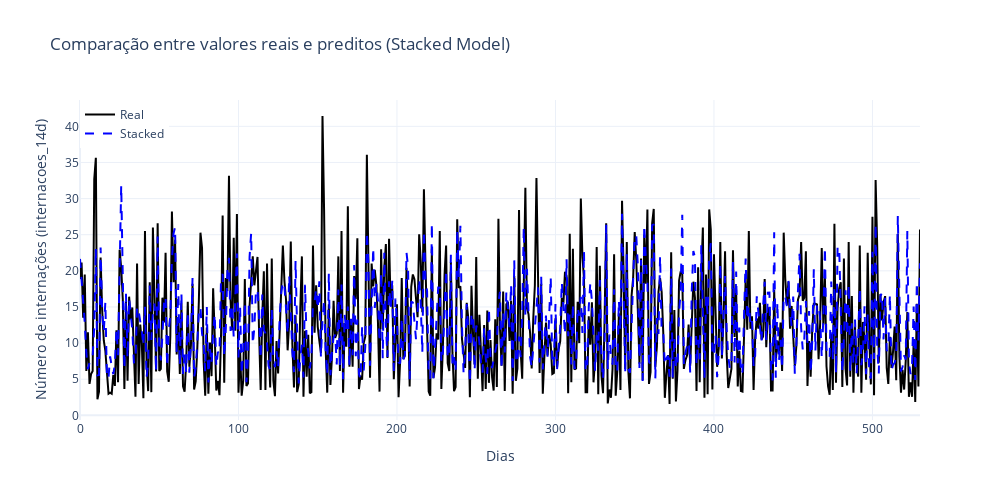

The cell this chart's notebook holds for it:
### Code cell
# Criação do gráfico interativo
fig = go.Figure()

# Linha real
fig.add_trace(go.Scatter(
    y=y_test,
    mode='lines',
    name='Real',
    line=dict(color='black', width=2)
))

# Linha predita pelo modelo Stacked
fig.add_trace(go.Scatter(
    y=stack_pred,
    mode='lines',
    name='Stacked',
    line=dict(dash='dash', color='blue')
))

# Layout do gráfico
fig.update_layout(
    title='Comparação entre valores reais e preditos (Stacked Model)',
    xaxis_title='Dias',
    yaxis_title='Número de internações (internacoes_14d)',
    legend=dict(x=0, y=1),
    hovermode='x unified',
    template='plotly_white',
    height=500,
    width=1000
)

fig.show()

### Figure 1 — Plotly figure (JSON) as saved in the notebook; plotly's stock layout.template omitted (floating-point values rounded to 4 significant figures; data arrays with more than 128 entries replaced by an {"elided": "..."} marker saying what was removed)
{"data": [{"line": {"color": "black", "width": 2}, "mode": "lines", "name": "Real", "type": "scatter", "y": {"elided": "531 float values"}}, {"line": {"color": "blue", "dash": "dash"}, "mode": "lines", "name": "Stacked", "type": "scatter", "y": {"elided": "531 float values"}}], "layout": {"height": 500, "hovermode": "x unified", "legend": {"x": 0, "y": 1}, "title": {"text": "Comparação entre valores reais e preditos (Stacked Model)"}, "width": 1000, "xaxis": {"title": {"text": "Dias"}}, "yaxis": {"title": {"text": "Número de internações (internacoes_14d)"}}}}
